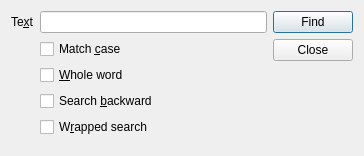
<?xml version="1.0" encoding="UTF-8"?>
<ui version="4.0">
 <author>Marco Clemencic</author>
 <class>FindDialog</class>
 <widget class="QDialog" name="FindDialog">
  <property name="geometry">
   <rect>
    <x>0</x>
    <y>0</y>
    <width>364</width>
    <height>156</height>
   </rect>
  </property>
  <property name="windowTitle">
   <string>Find</string>
  </property>
  <layout class="QHBoxLayout" name="horizontalLayout">
   <item>
    <widget class="QWidget" name="criteria" native="true">
     <layout class="QFormLayout" name="formLayout">
      <property name="fieldGrowthPolicy">
       <enum>QFormLayout::ExpandingFieldsGrow</enum>
      </property>
      <property name="leftMargin">
       <number>0</number>
      </property>
      <property name="topMargin">
       <number>0</number>
      </property>
      <property name="rightMargin">
       <number>0</number>
      </property>
      <property name="bottomMargin">
       <number>0</number>
      </property>
      <item row="0" column="0">
       <widget class="QLabel" name="textLabel">
        <property name="text">
         <string>Te&amp;xt</string>
        </property>
        <property name="buddy">
         <cstring>searchText</cstring>
        </property>
       </widget>
      </item>
      <item row="0" column="1">
       <widget class="QLineEdit" name="searchText"/>
      </item>
      <item row="1" column="1">
       <widget class="QCheckBox" name="caseSensitive">
        <property name="text">
         <string>Match &amp;case</string>
        </property>
       </widget>
      </item>
      <item row="2" column="1">
       <widget class="QCheckBox" name="wholeWord">
        <property name="text">
         <string>&amp;Whole word</string>
        </property>
       </widget>
      </item>
      <item row="3" column="1">
       <widget class="QCheckBox" name="searchBackward">
        <property name="text">
         <string>Search &amp;backward</string>
        </property>
       </widget>
      </item>
      <item row="4" column="1">
       <widget class="QCheckBox" name="wrappedSearch">
        <property name="text">
         <string>W&amp;rapped search</string>
        </property>
       </widget>
      </item>
     </layout>
    </widget>
   </item>
   <item>
    <widget class="QWidget" name="buttons" native="true">
     <layout class="QVBoxLayout" name="verticalLayout">
      <property name="leftMargin">
       <number>0</number>
      </property>
      <property name="topMargin">
       <number>0</number>
      </property>
      <property name="rightMargin">
       <number>0</number>
      </property>
      <property name="bottomMargin">
       <number>0</number>
      </property>
      <item>
       <widget class="QPushButton" name="findButton">
        <property name="text">
         <string>Find</string>
        </property>
       </widget>
      </item>
      <item>
       <widget class="QPushButton" name="closeButton">
        <property name="text">
         <string>Close</string>
        </property>
       </widget>
      </item>
      <item>
       <spacer name="verticalSpacer">
        <property name="orientation">
         <enum>Qt::Vertical</enum>
        </property>
        <property name="sizeHint" stdset="0">
         <size>
          <width>20</width>
          <height>40</height>
         </size>
        </property>
       </spacer>
      </item>
     </layout>
    </widget>
   </item>
  </layout>
 </widget>
 <resources/>
 <connections>
  <connection>
   <sender>closeButton</sender>
   <signal>clicked()</signal>
   <receiver>FindDialog</receiver>
   <slot>close()</slot>
   <hints>
    <hint type="sourcelabel">
     <x>308</x>
     <y>54</y>
    </hint>
    <hint type="destinationlabel">
     <x>359</x>
     <y>133</y>
    </hint>
   </hints>
  </connection>
  <connection>
   <sender>searchText</sender>
   <signal>textChanged(QString)</signal>
   <receiver>FindDialog</receiver>
   <slot>setText(QString)</slot>
   <hints>
    <hint type="sourcelabel">
     <x>208</x>
     <y>24</y>
    </hint>
    <hint type="destinationlabel">
     <x>277</x>
     <y>3</y>
    </hint>
   </hints>
  </connection>
  <connection>
   <sender>caseSensitive</sender>
   <signal>toggled(bool)</signal>
   <receiver>FindDialog</receiver>
   <slot>setCaseSensitive(bool)</slot>
   <hints>
    <hint type="sourcelabel">
     <x>74</x>
     <y>49</y>
    </hint>
    <hint type="destinationlabel">
     <x>276</x>
     <y>45</y>
    </hint>
   </hints>
  </connection>
  <connection>
   <sender>wholeWord</sender>
   <signal>toggled(bool)</signal>
   <receiver>FindDialog</receiver>
   <slot>setWholeWord(bool)</slot>
   <hints>
    <hint type="sourcelabel">
     <x>72</x>
     <y>70</y>
    </hint>
    <hint type="destinationlabel">
     <x>278</x>
     <y>75</y>
    </hint>
   </hints>
  </connection>
  <connection>
   <sender>wrappedSearch</sender>
   <signal>toggled(bool)</signal>
   <receiver>FindDialog</receiver>
   <slot>setWrappedSearch(bool)</slot>
   <hints>
    <hint type="sourcelabel">
     <x>80</x>
     <y>101</y>
    </hint>
    <hint type="destinationlabel">
     <x>276</x>
     <y>105</y>
    </hint>
   </hints>
  </connection>
  <connection>
   <sender>searchBackward</sender>
   <signal>toggled(bool)</signal>
   <receiver>FindDialog</receiver>
   <slot>setBackwardSearch(bool)</slot>
   <hints>
    <hint type="sourcelabel">
     <x>92</x>
     <y>127</y>
    </hint>
    <hint type="destinationlabel">
     <x>277</x>
     <y>132</y>
    </hint>
   </hints>
  </connection>
  <connection>
   <sender>findButton</sender>
   <signal>clicked()</signal>
   <receiver>FindDialog</receiver>
   <slot>doFind()</slot>
   <hints>
    <hint type="sourcelabel">
     <x>332</x>
     <y>17</y>
    </hint>
    <hint type="destinationlabel">
     <x>362</x>
     <y>25</y>
    </hint>
   </hints>
  </connection>
 </connections>
 <slots>
  <slot>setText(QString)</slot>
  <slot>setCaseSensitive(bool)</slot>
  <slot>setWholeWord(bool)</slot>
  <slot>setBackwardSearch(bool)</slot>
  <slot>setWrappedSearch(bool)</slot>
  <slot>doFind()</slot>
 </slots>
</ui>
